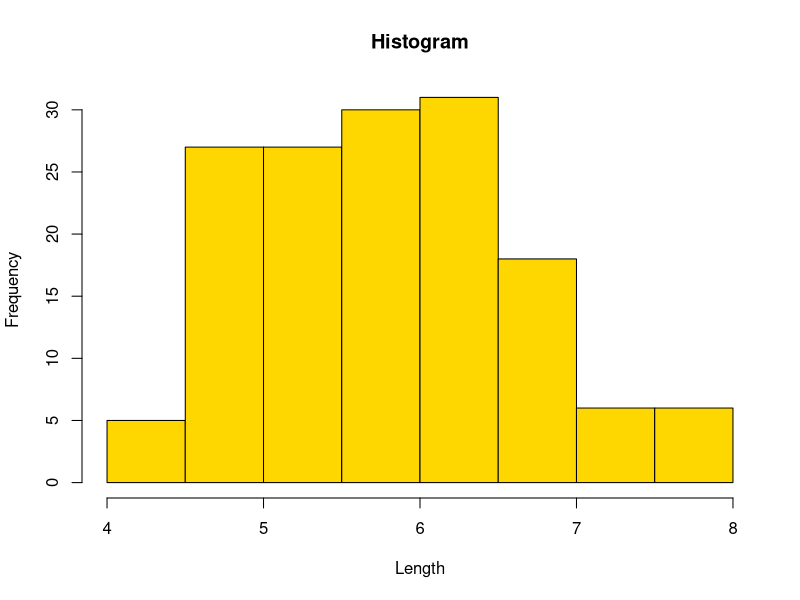
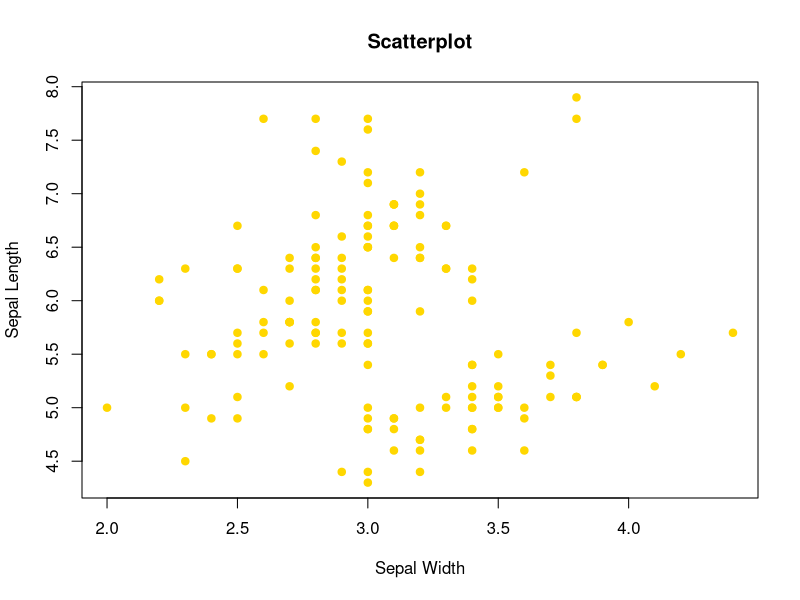
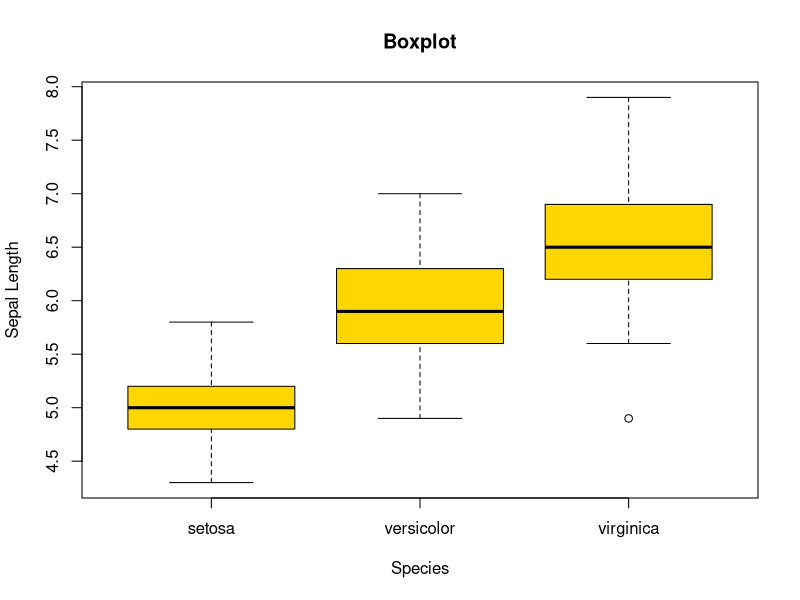

Source code (R) for these figures, in order:
# load the iris dataset
data("iris")

# view first six rows of iris dataset
head(iris)

# summarize the iris dataset
summary(iris)

# display rows and columns
dim(iris)

# display column names
names(iris)

# create histogram of values for sepal length
hist(iris$Sepal.Length,
     col = "gold",
     main = "Histogram",
     xlab = "Length",
     ylab = "Frequency")

# create scatter plot of sepal width vs. sepal length
plot(iris$Sepal.Width, iris$Sepal.Length,
     col="gold",
     main = "Scatterplot",
     xlab = "Sepal Width",
     ylab = "Sepal Length",
     pch = 19)

# create  a box plot of species
boxplot(Sepal.Length~Species,
        data = iris,
        main="Boxplot",
        col="gold",
        xlab = "Species",
        ylab = "Sepal Length",
        border = "black")
